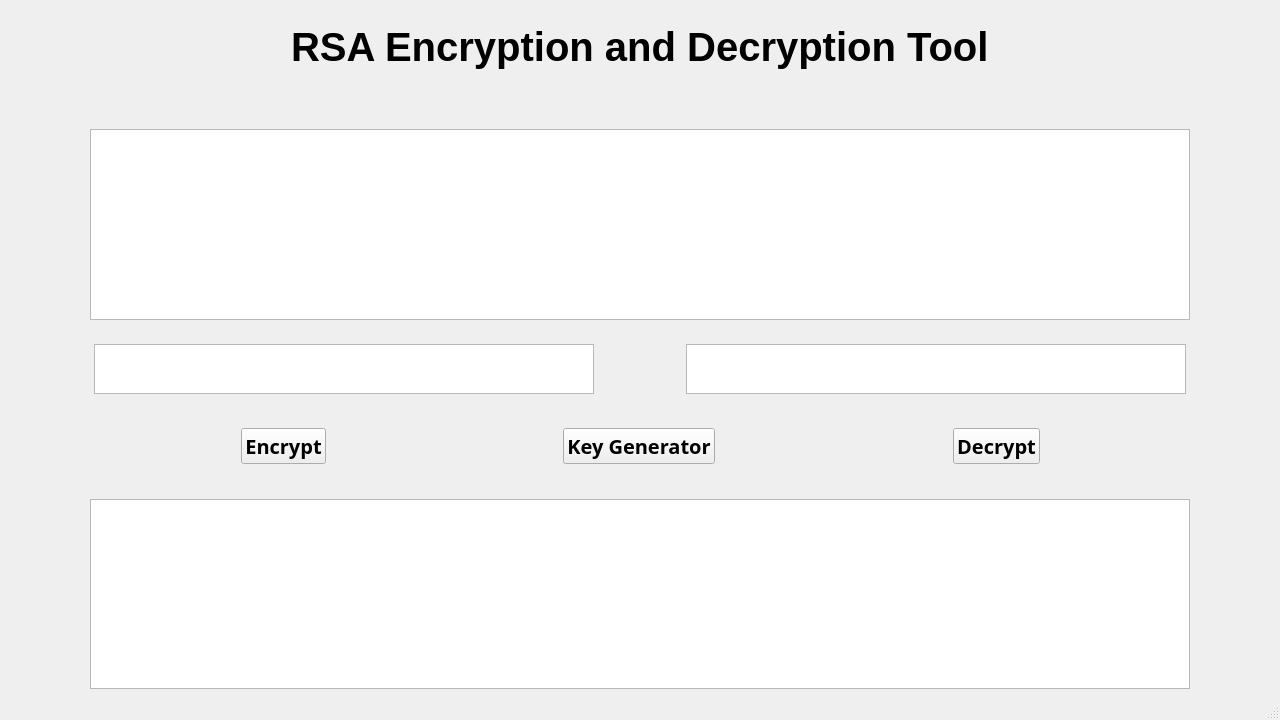
<?xml version="1.0" encoding="UTF-8"?>
<ui version="4.0">
 <class>MainWindow</class>
 <widget class="QMainWindow" name="MainWindow">
  <property name="geometry">
   <rect>
    <x>0</x>
    <y>0</y>
    <width>1280</width>
    <height>720</height>
   </rect>
  </property>
  <property name="windowTitle">
   <string>MainWindow</string>
  </property>
  <widget class="QWidget" name="centralwidget">
   <layout class="QVBoxLayout" name="verticalLayout">
    <item>
     <spacer name="verticalSpacer_5">
      <property name="orientation">
       <enum>Qt::Vertical</enum>
      </property>
      <property name="sizeType">
       <enum>QSizePolicy::Fixed</enum>
      </property>
      <property name="sizeHint" stdset="0">
       <size>
        <width>20</width>
        <height>10</height>
       </size>
      </property>
     </spacer>
    </item>
    <item>
     <layout class="QHBoxLayout" name="horizontalLayout">
      <item>
       <spacer name="horizontalSpacer">
        <property name="orientation">
         <enum>Qt::Horizontal</enum>
        </property>
        <property name="sizeHint" stdset="0">
         <size>
          <width>31</width>
          <height>56</height>
         </size>
        </property>
       </spacer>
      </item>
      <item>
       <widget class="QLabel" name="title">
        <property name="font">
         <font>
          <family>Arial</family>
          <pointsize>30</pointsize>
          <weight>75</weight>
          <bold>true</bold>
          <underline>false</underline>
         </font>
        </property>
        <property name="contextMenuPolicy">
         <enum>Qt::DefaultContextMenu</enum>
        </property>
        <property name="acceptDrops">
         <bool>false</bool>
        </property>
        <property name="text">
         <string>RSA Encryption and Decryption Tool</string>
        </property>
       </widget>
      </item>
      <item>
       <spacer name="horizontalSpacer_2">
        <property name="orientation">
         <enum>Qt::Horizontal</enum>
        </property>
        <property name="sizeHint" stdset="0">
         <size>
          <width>31</width>
          <height>56</height>
         </size>
        </property>
       </spacer>
      </item>
     </layout>
    </item>
    <item>
     <spacer name="verticalSpacer_4">
      <property name="orientation">
       <enum>Qt::Vertical</enum>
      </property>
      <property name="sizeHint" stdset="0">
       <size>
        <width>20</width>
        <height>50</height>
       </size>
      </property>
     </spacer>
    </item>
    <item>
     <layout class="QHBoxLayout" name="horizontalLayout_4">
      <item>
       <spacer name="horizontalSpacer_6">
        <property name="orientation">
         <enum>Qt::Horizontal</enum>
        </property>
        <property name="sizeHint" stdset="0">
         <size>
          <width>40</width>
          <height>20</height>
         </size>
        </property>
       </spacer>
      </item>
      <item>
       <widget class="QPlainTextEdit" name="input">
        <property name="sizePolicy">
         <sizepolicy hsizetype="Expanding" vsizetype="Expanding">
          <horstretch>0</horstretch>
          <verstretch>0</verstretch>
         </sizepolicy>
        </property>
        <property name="minimumSize">
         <size>
          <width>1100</width>
          <height>0</height>
         </size>
        </property>
        <property name="font">
         <font>
          <family>Arial</family>
          <pointsize>15</pointsize>
         </font>
        </property>
       </widget>
      </item>
      <item>
       <spacer name="horizontalSpacer_7">
        <property name="orientation">
         <enum>Qt::Horizontal</enum>
        </property>
        <property name="sizeHint" stdset="0">
         <size>
          <width>40</width>
          <height>20</height>
         </size>
        </property>
       </spacer>
      </item>
     </layout>
    </item>
    <item>
     <spacer name="verticalSpacer">
      <property name="orientation">
       <enum>Qt::Vertical</enum>
      </property>
      <property name="sizeHint" stdset="0">
       <size>
        <width>20</width>
        <height>20</height>
       </size>
      </property>
     </spacer>
    </item>
    <item>
     <layout class="QHBoxLayout" name="horizontalLayout_3">
      <item>
       <spacer name="horizontalSpacer_8">
        <property name="orientation">
         <enum>Qt::Horizontal</enum>
        </property>
        <property name="sizeHint" stdset="0">
         <size>
          <width>40</width>
          <height>20</height>
         </size>
        </property>
       </spacer>
      </item>
      <item>
       <widget class="QPlainTextEdit" name="e_d">
        <property name="sizePolicy">
         <sizepolicy hsizetype="Preferred" vsizetype="Preferred">
          <horstretch>0</horstretch>
          <verstretch>0</verstretch>
         </sizepolicy>
        </property>
        <property name="minimumSize">
         <size>
          <width>500</width>
          <height>0</height>
         </size>
        </property>
        <property name="maximumSize">
         <size>
          <width>16777215</width>
          <height>50</height>
         </size>
        </property>
        <property name="font">
         <font>
          <family>Arial</family>
          <pointsize>15</pointsize>
         </font>
        </property>
       </widget>
      </item>
      <item>
       <spacer name="horizontalSpacer_12">
        <property name="orientation">
         <enum>Qt::Horizontal</enum>
        </property>
        <property name="sizeHint" stdset="0">
         <size>
          <width>40</width>
          <height>20</height>
         </size>
        </property>
       </spacer>
      </item>
      <item>
       <widget class="QPlainTextEdit" name="n">
        <property name="sizePolicy">
         <sizepolicy hsizetype="Preferred" vsizetype="Preferred">
          <horstretch>0</horstretch>
          <verstretch>0</verstretch>
         </sizepolicy>
        </property>
        <property name="minimumSize">
         <size>
          <width>500</width>
          <height>0</height>
         </size>
        </property>
        <property name="maximumSize">
         <size>
          <width>16777215</width>
          <height>50</height>
         </size>
        </property>
        <property name="font">
         <font>
          <family>Arial</family>
          <pointsize>15</pointsize>
         </font>
        </property>
       </widget>
      </item>
      <item>
       <spacer name="horizontalSpacer_9">
        <property name="orientation">
         <enum>Qt::Horizontal</enum>
        </property>
        <property name="sizeHint" stdset="0">
         <size>
          <width>40</width>
          <height>20</height>
         </size>
        </property>
       </spacer>
      </item>
     </layout>
    </item>
    <item>
     <spacer name="verticalSpacer_2">
      <property name="orientation">
       <enum>Qt::Vertical</enum>
      </property>
      <property name="sizeHint" stdset="0">
       <size>
        <width>20</width>
        <height>30</height>
       </size>
      </property>
     </spacer>
    </item>
    <item>
     <layout class="QHBoxLayout" name="horizontalLayout_2">
      <item>
       <spacer name="horizontalSpacer_4">
        <property name="orientation">
         <enum>Qt::Horizontal</enum>
        </property>
        <property name="sizeType">
         <enum>QSizePolicy::Expanding</enum>
        </property>
        <property name="sizeHint" stdset="0">
         <size>
          <width>40</width>
          <height>20</height>
         </size>
        </property>
       </spacer>
      </item>
      <item>
       <widget class="QPushButton" name="encrypt_button">
        <property name="font">
         <font>
          <family>Adobe 黑体 Std R</family>
          <pointsize>15</pointsize>
          <weight>75</weight>
          <bold>true</bold>
         </font>
        </property>
        <property name="text">
         <string>Encrypt</string>
        </property>
       </widget>
      </item>
      <item>
       <spacer name="horizontalSpacer_3">
        <property name="orientation">
         <enum>Qt::Horizontal</enum>
        </property>
        <property name="sizeType">
         <enum>QSizePolicy::Expanding</enum>
        </property>
        <property name="sizeHint" stdset="0">
         <size>
          <width>40</width>
          <height>20</height>
         </size>
        </property>
       </spacer>
      </item>
      <item>
       <widget class="QPushButton" name="key_generator">
        <property name="font">
         <font>
          <family>Adobe 黑体 Std R</family>
          <pointsize>15</pointsize>
          <weight>75</weight>
          <bold>true</bold>
         </font>
        </property>
        <property name="text">
         <string>Key Generator</string>
        </property>
       </widget>
      </item>
      <item>
       <spacer name="horizontalSpacer_13">
        <property name="orientation">
         <enum>Qt::Horizontal</enum>
        </property>
        <property name="sizeType">
         <enum>QSizePolicy::Expanding</enum>
        </property>
        <property name="sizeHint" stdset="0">
         <size>
          <width>40</width>
          <height>20</height>
         </size>
        </property>
       </spacer>
      </item>
      <item>
       <widget class="QPushButton" name="decryptbutton">
        <property name="font">
         <font>
          <family>Adobe 黑体 Std R</family>
          <pointsize>15</pointsize>
          <weight>75</weight>
          <bold>true</bold>
         </font>
        </property>
        <property name="text">
         <string>Decrypt</string>
        </property>
       </widget>
      </item>
      <item>
       <spacer name="horizontalSpacer_5">
        <property name="orientation">
         <enum>Qt::Horizontal</enum>
        </property>
        <property name="sizeHint" stdset="0">
         <size>
          <width>40</width>
          <height>20</height>
         </size>
        </property>
       </spacer>
      </item>
     </layout>
    </item>
    <item>
     <spacer name="verticalSpacer_3">
      <property name="orientation">
       <enum>Qt::Vertical</enum>
      </property>
      <property name="sizeHint" stdset="0">
       <size>
        <width>20</width>
        <height>30</height>
       </size>
      </property>
     </spacer>
    </item>
    <item>
     <layout class="QHBoxLayout" name="horizontalLayout_6">
      <item>
       <spacer name="horizontalSpacer_10">
        <property name="orientation">
         <enum>Qt::Horizontal</enum>
        </property>
        <property name="sizeHint" stdset="0">
         <size>
          <width>40</width>
          <height>20</height>
         </size>
        </property>
       </spacer>
      </item>
      <item>
       <widget class="QTextBrowser" name="output">
        <property name="enabled">
         <bool>true</bool>
        </property>
        <property name="minimumSize">
         <size>
          <width>1100</width>
          <height>0</height>
         </size>
        </property>
        <property name="maximumSize">
         <size>
          <width>1258</width>
          <height>16777215</height>
         </size>
        </property>
        <property name="font">
         <font>
          <family>Arial</family>
          <pointsize>15</pointsize>
         </font>
        </property>
       </widget>
      </item>
      <item>
       <spacer name="horizontalSpacer_11">
        <property name="orientation">
         <enum>Qt::Horizontal</enum>
        </property>
        <property name="sizeHint" stdset="0">
         <size>
          <width>40</width>
          <height>20</height>
         </size>
        </property>
       </spacer>
      </item>
     </layout>
    </item>
   </layout>
  </widget>
  <widget class="QMenuBar" name="menubar">
   <property name="geometry">
    <rect>
     <x>0</x>
     <y>0</y>
     <width>1280</width>
     <height>26</height>
    </rect>
   </property>
  </widget>
  <widget class="QStatusBar" name="statusbar"/>
 </widget>
 <resources/>
 <connections/>
</ui>
